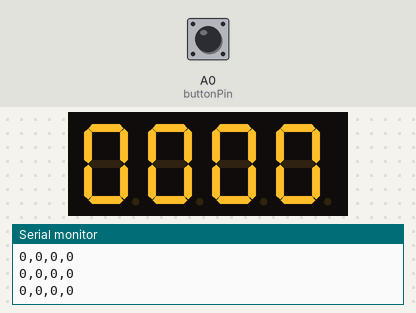
Bench run of a sketch on a simulated Arduino Uno, built with avr-gcc and run on an emulated ATmega328P. On the bench: 4-digit seven-segment display, the last lines printed to the serial monitor. Wiring (inferred from the names in the program): 4-digit 7-segment display, segments lit when HIGH: segments pin 12, pin 8, pin 4, pin 6, pin 7, pin 11, pin 3; digit selects pin 2, pin 9, pin 10, pin 13. The inputs (shaded band) are chosen by the test bench; at power-on: A0 (buttonPin) LOW. The segment pins are drawn as the display they are named for.

Above: at 1.2 s.
1.3 s: A0 (buttonPin) pulled HIGH for 1 s
At 3.0 s:
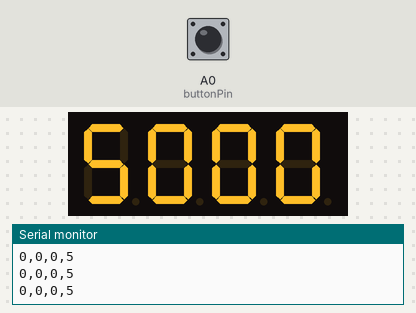
3.8 s: A0 (buttonPin) pulled HIGH for 0.15 s
5.4 s: A0 (buttonPin) pulled HIGH for 0.15 s
At 5.9 s:
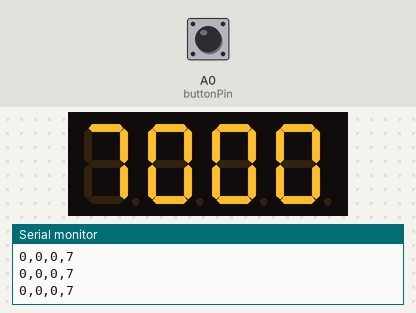
7.0 s: A0 (buttonPin) pulled HIGH for 0.15 s
At 8.2 s:
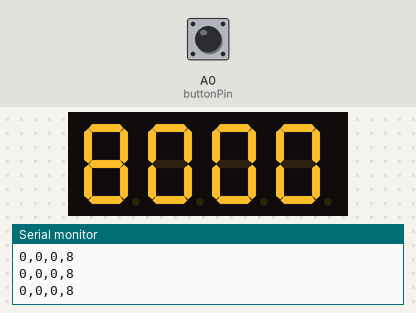
8.6 s: A0 (buttonPin) driven HIGH
At 9.0 s:
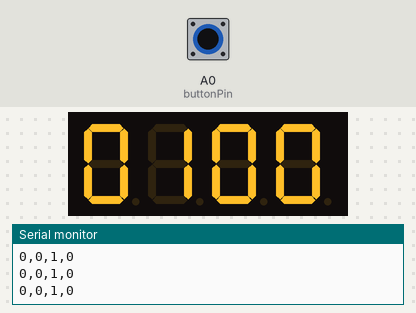
10.1 s: A0 (buttonPin) driven LOW
Timing chart, 0 to 13.1 s (numbered marks = the images above; inputs shaded):
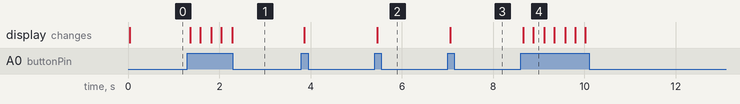

Measured:
- after the input at 1.3 s, the display: first changes after 0.06 s (image 1 shows a later state)
- after the input at 5.4 s, the display: changes after 0.06 s (image 2)
- after the input at 7.0 s, the display: changes after 0.06 s (image 3)
- after the input at 8.6 s, the display: first changes after 0.06 s (image 4 shows a later state)

The sketch:

7segx4_counter_procedural.ino
```cpp
// Pin configuration for each display
const int display1Cathode = 2;
const int display2Cathode = 9;
const int display3Cathode = 10;
const int display4Cathode = 13;

// Shared pins for display segments
const int pinA = 12;
const int pinB = 8;
const int pinC = 4;
const int pinD = 6;
const int pinE = 7;
const int pinF = 11;
const int pinG = 3;

// Button pin
const int buttonPin = A0;

// Time synchronization between display change and time since the last increment
const int _msBetweenDisplayChange = 3;
int _timeSinceLastIncrement = 0;

// Numbers to be displayed on the displays
int _thousands = 0, _hundreds = 0, _tens = 0, _units = 0;
int _maxThousands = 9, _maxHundreds = 9, _maxTens = 9, _maxUnits = 9;

void setup() {
  Serial.begin(9600);
  pinMode(pinA, OUTPUT);
  pinMode(pinB, OUTPUT);
  pinMode(pinC, OUTPUT);
  pinMode(pinD, OUTPUT);
  pinMode(pinE, OUTPUT);
  pinMode(pinF, OUTPUT);
  pinMode(pinG, OUTPUT);
  pinMode(display1Cathode, OUTPUT);
  pinMode(display2Cathode, OUTPUT);
  pinMode(display3Cathode, OUTPUT);
  pinMode(display4Cathode, OUTPUT);
  pinMode(buttonPin, INPUT);
}

void loop() {
  IncrementByButton();

  VerifyThousandsHundredsTensAndUnits();
  Serial.println(String(_thousands) + "," + String(_hundreds) + "," + String(_tens) + "," + String(_units));
  PrintInDisplays(_thousands, _hundreds, _tens, _units);
}

// Increment units when the button is pressed
void IncrementByButton() {
  if (_timeSinceLastIncrement > 100) {
    int buttonState = digitalRead(buttonPin);
    if (buttonState == HIGH) {
      _timeSinceLastIncrement = 0;
      _units++;
    }
  } else {
    _timeSinceLastIncrement += _msBetweenDisplayChange * 2;
  }
}

// Check and reset thousands, hundreds, tens, and units
void VerifyThousandsHundredsTensAndUnits() {
  if (_units > _maxUnits) {
    _tens++;
    _units = 0;
  }
  if (_tens > _maxTens) {
    _hundreds++;
    _tens = 0;
  }
  if (_hundreds > _maxHundreds) {
    _thousands++;
    _hundreds = 0;
  }
  if (_thousands > _maxThousands) {
    _thousands = 0;
  }
}

// Display numbers on each segment
void PrintInDisplays(int thousands, int hundreds, int tens, int units) {
  PrintNumberInDisplay(thousands, 4);
  delay(_msBetweenDisplayChange);
  PrintNumberInDisplay(hundreds, 3);
  delay(_msBetweenDisplayChange);
  PrintNumberInDisplay(tens, 2);
  delay(_msBetweenDisplayChange);
  PrintNumberInDisplay(units, 1);
  delay(_msBetweenDisplayChange);
}

// Display a number on a specific display
void PrintNumberInDisplay(int number, int displayNumber) {
  // Determine which display to turn on
  switch (displayNumber) {
    case 1:
      digitalWrite(display1Cathode, LOW);
      digitalWrite(display2Cathode, HIGH);
      digitalWrite(display3Cathode, HIGH);
      digitalWrite(display4Cathode, HIGH);
      break;
    case 2:
      digitalWrite(display1Cathode, HIGH);
      digitalWrite(display2Cathode, LOW);
      digitalWrite(display3Cathode, HIGH);
      digitalWrite(display4Cathode, HIGH);
      break;
    case 3:
      digitalWrite(display1Cathode, HIGH);
      digitalWrite(display2Cathode, HIGH);
      digitalWrite(display3Cathode, LOW);
      digitalWrite(display4Cathode, HIGH);
      break;
    case 4:
      digitalWrite(display1Cathode, HIGH);
      digitalWrite(display2Cathode, HIGH);
      digitalWrite(display3Cathode, HIGH);
      digitalWrite(display4Cathode, LOW);
      break;
  }

  // Draw the number on the display
  switch (number) {
    case 0:
      digitalWrite(pinA, HIGH);
      digitalWrite(pinB, HIGH);
      digitalWrite(pinC, HIGH);
      digitalWrite(pinD, HIGH);
      digitalWrite(pinE, HIGH);
      digitalWrite(pinF, HIGH);
      digitalWrite(pinG, LOW);
      break;
    case 1:
      digitalWrite(pinA, LOW);
      digitalWrite(pinB, HIGH);
      digitalWrite(pinC, HIGH);
      digitalWrite(pinD, LOW);
      digitalWrite(pinE, LOW);
      digitalWrite(pinF, LOW);
      digitalWrite(pinG, LOW);
      break;
    case 2:
      digitalWrite(pinA, HIGH);
      digitalWrite(pinB, HIGH);
      digitalWrite(pinC, LOW);
      digitalWrite(pinD, HIGH);
      digitalWrite(pinE, HIGH);
      digitalWrite(pinF, LOW);
      digitalWrite(pinG, HIGH);
      break;
    case 3:
      digitalWrite(pinA, HIGH);
      digitalWrite(pinB, HIGH);
      digitalWrite(pinC, HIGH);
      digitalWrite(pinD, HIGH);
      digitalWrite(pinE, LOW);
      digitalWrite(pinF, LOW);
      digitalWrite(pinG, HIGH);
      break;
    case 4:
      digitalWrite(pinA, LOW);
      digitalWrite(pinB, HIGH);
      digitalWrite(pinC, HIGH);
      digitalWrite(pinD, LOW);
      digitalWrite(pinE, LOW);
      digitalWrite(pinF, HIGH);
      digitalWrite(pinG, HIGH);
      break;
    case 5:
      digitalWrite(pinA, HIGH);
      digitalWrite(pinB, LOW);
      digitalWrite(pinC, HIGH);
      digitalWrite(pinD, HIGH);
      digitalWrite(pinE, LOW);
      digitalWrite(pinF, HIGH);
      digitalWrite(pinG, HIGH);
      break;
    case 6:
      digitalWrite(pinA, HIGH);
      digitalWrite(pinB, LOW);
      digitalWrite(pinC, HIGH);
      digitalWrite(pinD, HIGH);
      digitalWrite(pinE, HIGH);
      digitalWrite(pinF, HIGH);
      digitalWrite(pinG, HIGH);
      break;
    case 7:
      digitalWrite(pinA, HIGH);
      digitalWrite(pinB, HIGH);
      digitalWrite(pinC, HIGH);
      digitalWrite(pinD, LOW);
      digitalWrite(pinE, LOW);
      digitalWrite(pinF, LOW);
      digitalWrite(pinG, LOW);
      break;
    case 8:
      digitalWrite(pinA, HIGH);
      digitalWrite(pinB, HIGH);
      digitalWrite(pinC, HIGH);
      digitalWrite(pinD, HIGH);
      digitalWrite(pinE, HIGH);
      digitalWrite(pinF, HIGH);
      digitalWrite(pinG, HIGH);
      break;
    case 9:
      digitalWrite(pinA, HIGH);
      digitalWrite(pinB, HIGH);
      digitalWrite(pinC, HIGH);
      digitalWrite(pinD, HIGH);
      digitalWrite(pinE, LOW);
      digitalWrite(pinF, HIGH);
      digitalWrite(pinG, HIGH);
      break;
  }
}
```
